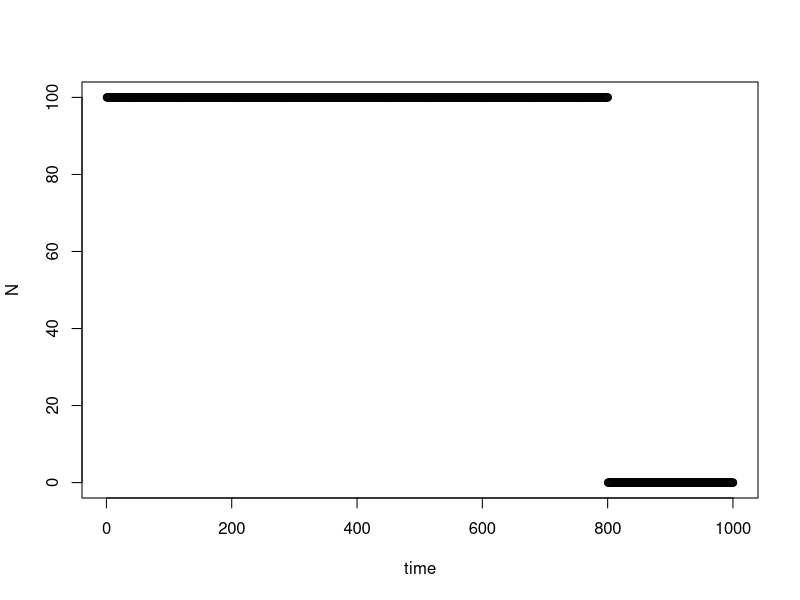
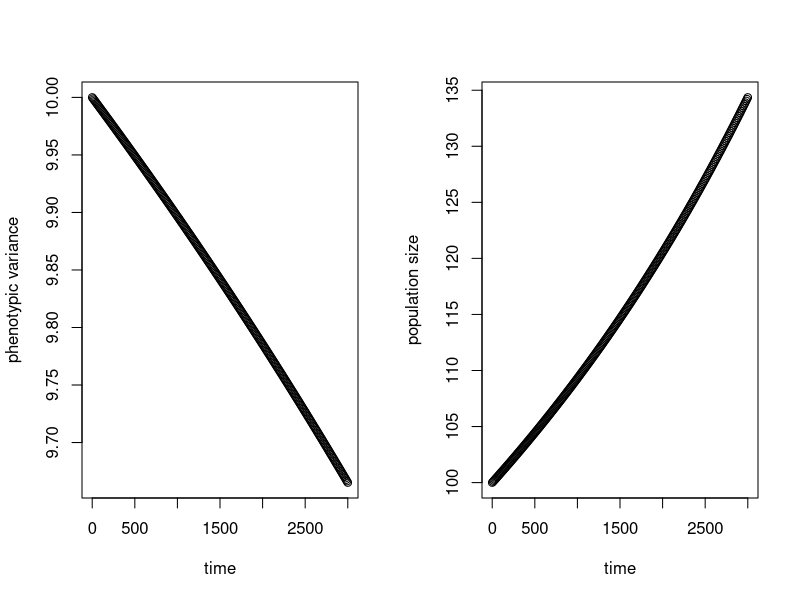
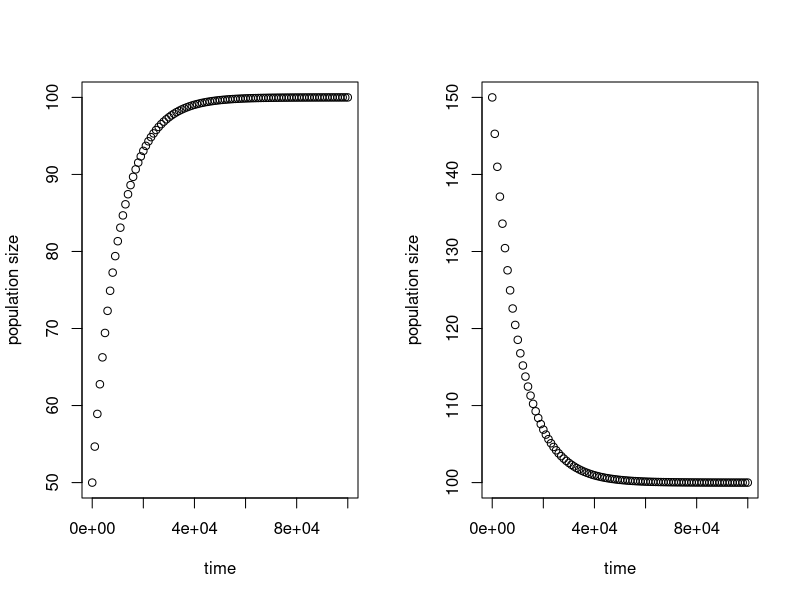
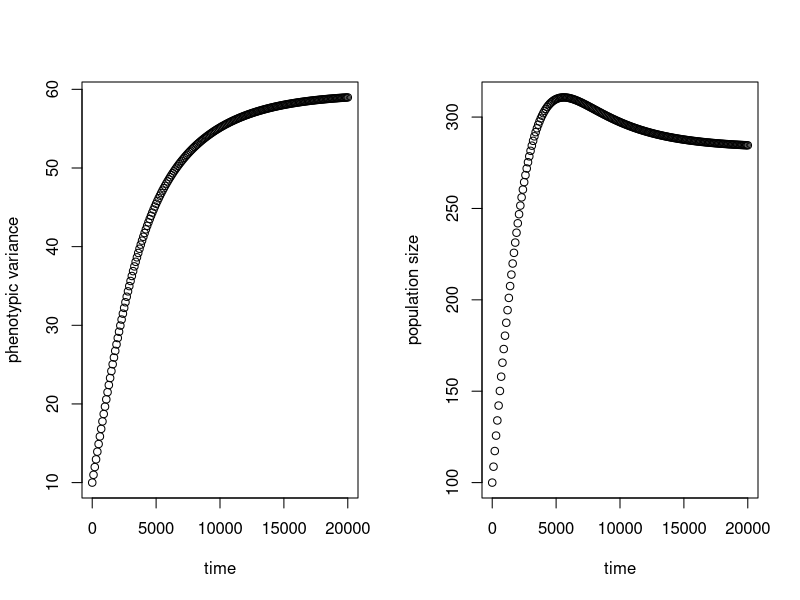
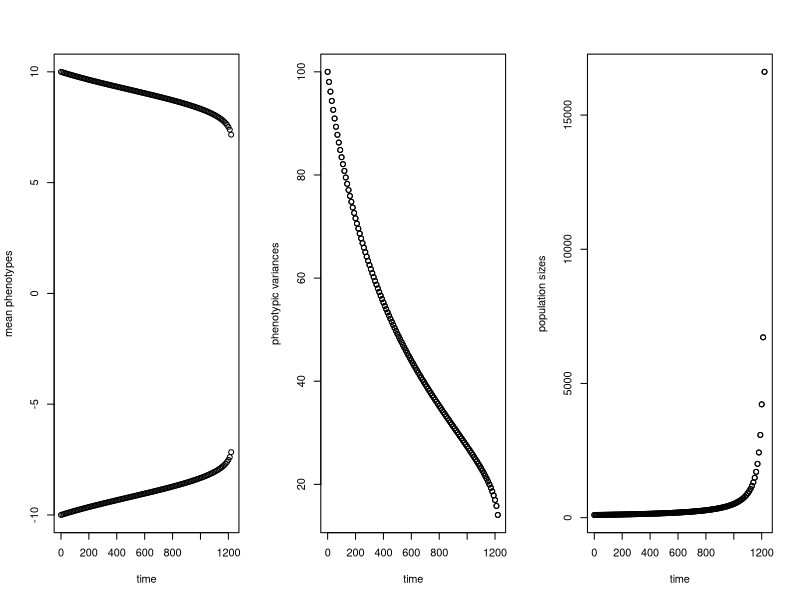
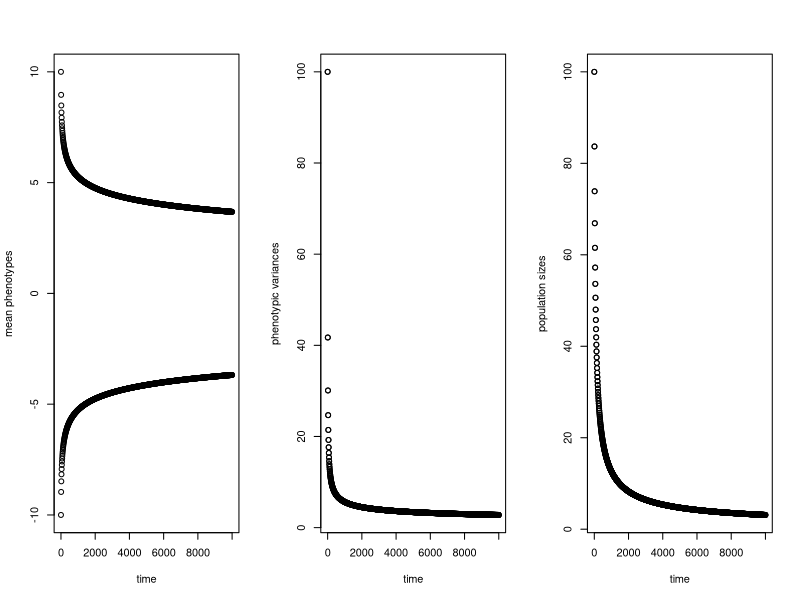
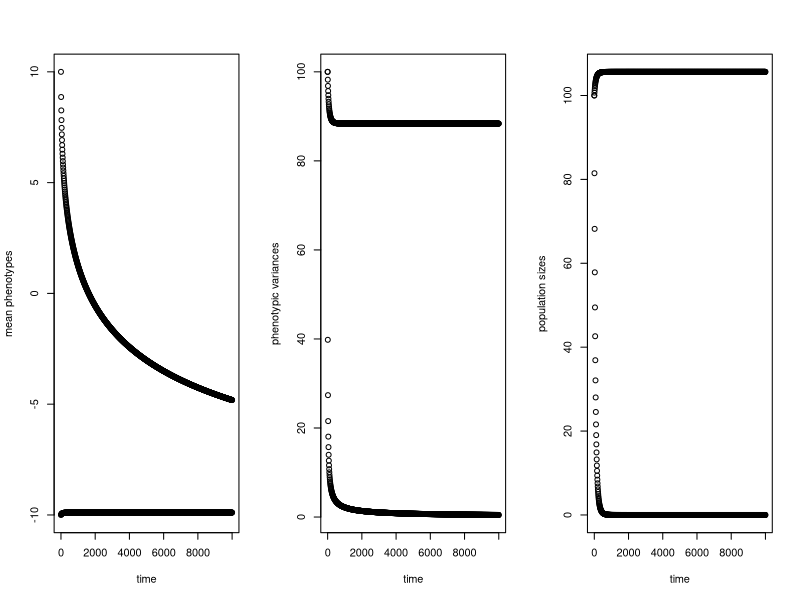
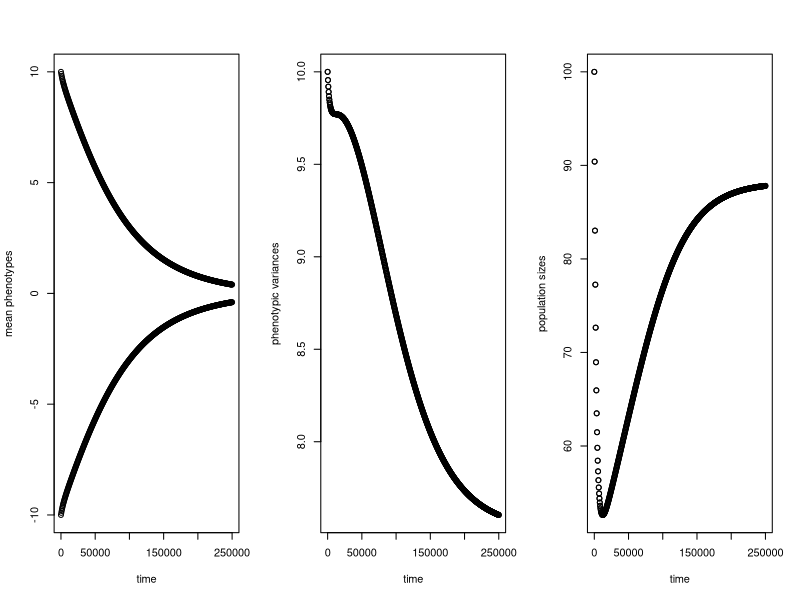

Recreate these plots in R, in order.
## ---- chunk 1
knitr::opts_chunk$set(echo = TRUE)
## ---- chunk 2
time <- 1:1000
N <- c(rep(100,800),rep(0,200))
plot(time,N)
## ---- chunk 3
require(deSolve)
parameters <- c(p=0.01,lnWmax=0.0001,omega=1000)
state      <- c(sigma=10,N=100)
Evolve     <- function(t,state,parameters){
  with(as.list(c(state,parameters)),{
    dsigma <- -p*N*sigma^2/(omega^2+sigma)
    dN <- p*N^2*(lnWmax+log(omega^2/(omega^2+sigma))-(sigma)/(2*omega^2+2*sigma))
    
    list(c(dsigma,dN))
  })
}
times <- seq(0,3000,by=10)
out <- ode(y=state,times=times,func=Evolve,parms=parameters)
times <- out[,"time"]
## ---- chunk 4
par(mfrow=c(1,2))
plot(times,out[,"sigma"],xlab="time",ylab="phenotypic variance")
plot(times,out[,"N"],xlab="time",ylab="population size")
## ---- chunk 5
require(deSolve)
parameters <- c(p=1,lnW1=0.01,lnW2=-0.0001)
state      <- c(N=50)
Evolve     <- function(t,state,parameters){
  with(as.list(c(state,parameters)),{
    dN <- p*N*(lnW1+N*lnW2)/(N+1)
    
    list(c(dN))
  })
}
times <- seq(0,100000,by=1000)
out <- ode(y=state,times=times,func=Evolve,parms=parameters)
times <- out[,"time"]

parameters <- c(p=1,lnW1=0.01,lnW2=-0.0001)
state      <- c(N=150)
Evolve     <- function(t,state,parameters){
  with(as.list(c(state,parameters)),{
    dN <- p*N*(lnW1+N*lnW2)/(N+1)
    
    list(c(dN))
  })
}
times2 <- seq(0,100000,by=1000)
out2 <- ode(y=state,times=times,func=Evolve,parms=parameters)
times2 <- out2[,"time"]
## ---- chunk 6
par(mfrow=c(1,2))
plot(times,out[,"N"],xlab="time",ylab="population size")
plot(times2,out2[,"N"],xlab="time",ylab="population size")
## ---- chunk 7
require(deSolve)
parameters <- c(p=1,lnW1=0.1,lnW2=-0.0001,omega=10000,eta=0.1)
state      <- c(sigma=10,N=100)
Evolve     <- function(t,state,parameters){
  with(as.list(c(state,parameters)),{
    dsigma <- eta^2-p*N*sigma^2/(omega^2+sigma)
    dN <- p*N*(lnW1/(N+1)+N*lnW2/(N+1)+N*log(omega^2/(omega^2+sigma))-N*(sigma)/(2*omega^2+2*sigma))
    
    list(c(dsigma,dN))
  })
}
times <- seq(0,20000,by=100)
out <- ode(y=state,times=times,func=Evolve,parms=parameters)
times <- out[,"time"]
## ---- chunk 8
par(mfrow=c(1,2))
plot(times,out[,"sigma"],xlab="time",ylab="phenotypic variance")
plot(times,out[,"N"],xlab="time",ylab="population size")
## ---- chunk 9
require(deSolve)
parameters <- c(p1=0.01,p2=0.01,lnW1max=0.001,lnW2max=0.001,omega1=1000,omega2=1000)
state      <- c(x=10,y=-10,sigma1=10,sigma2=10,N1=100,N2=100)
Evolve     <- function(t,state,parameters){
  with(as.list(c(state,parameters)),{
    dx <- p1*N2*sigma1^2*(y-x)/(omega1^2+sigma2^2)
    dy <- p2*N1*sigma2^2*(x-y)/(omega2^2+sigma1^2)
    dsigma1 <- -p1*N2*sigma1^4/(omega1^2+sigma2^2)
    dsigma2 <- -p2*N1*sigma2^4/(omega2^2+sigma1^2)
    dN1 <- p1*N1*N2*(lnW1max-((y-x)^2+sigma1^2)/(2*omega1^2+2*sigma2^2))
    dN2 <- p2*N1*N2*(lnW2max-((y-x)^2+sigma2^2)/(2*omega2^2+2*sigma1^2))
    
    list(c(dx,dy,dsigma1,dsigma2,dN1,dN2))
  })
}
times <- seq(0,10000,by=10)
out <- ode(y=state,times=times,func=Evolve,parms=parameters)
times <- out[,"time"]
## ---- chunk 10
par(mfrow=c(1,3))
plot(c(times,times),out[,c("x","y")],xlab="time",ylab="mean phenotypes")
plot(c(times,times),out[,c("sigma1","sigma2")]^2,xlab="time",ylab="phenotypic variances")
plot(c(times,times),out[,c("N1","N2")],xlab="time",ylab="population sizes")
## ---- chunk 11
parameters <- c(p1=0.01,p2=0.01,lnW1max=0.001,lnW2max=0.001,omega1=100,omega2=100)
times <- seq(0,10000,by=10)
out <- ode(y=state,times=times,func=Evolve,parms=parameters)
times <- out[,"time"]
par(mfrow=c(1,3))
plot(c(times,times),out[,c("x","y")],xlab="time",ylab="mean phenotypes")
plot(c(times,times),out[,c("sigma1","sigma2")]^2,xlab="time",ylab="phenotypic variances")
plot(c(times,times),out[,c("N1","N2")],xlab="time",ylab="population sizes")
## ---- chunk 12
parameters <- c(p1=0.01,p2=0.01,lnW1max=0.001,lnW2max=0.001,omega1=100,omega2=1000)
times <- seq(0,10000,by=10)
out <- ode(y=state,times=times,func=Evolve,parms=parameters)
times <- out[,"time"]
par(mfrow=c(1,3))
plot(c(times,times),out[,c("x","y")],xlab="time",ylab="mean phenotypes")
plot(c(times,times),out[,c("sigma1","sigma2")]^2,xlab="time",ylab="phenotypic variances")
plot(c(times,times),out[,c("N1","N2")],xlab="time",ylab="population sizes")
## ---- chunk 13
require(deSolve)
parameters <- c(p1=1,p2=1,p11=1,p22=1,lnW1max=0.00,lnW2max=0.00,lnW22=-0.0001,lnW21=0.01,lnW11=0.01,lnW12=-0.0001,omega1=10000,omega2=10000,omega11=10000,omega22=10000,eta1=0.01,eta2=0.01)
state      <- c(x=10,y=-10,sigma1=10,sigma2=10,N1=100,N2=100)
Evolve     <- function(t,state,parameters){
  with(as.list(c(state,parameters)),{
    dx <- p1*N2*sigma1*(y-x)/(omega1^2+sigma2)
    dy <- p2*N1*sigma2*(x-y)/(omega2^2+sigma1)
    dsigma1 <- eta1^2-sigma1^2*(p1*N2/(omega1^2+sigma2)+p11*N1/(omega11^2+sigma1))
    dsigma2 <- eta2^2-sigma2^2*(p2*N1/(omega2^2+sigma1)+p22*N1/(omega22^2+sigma2))
    dN1 <- p1*N1*N2*(lnW1max-((y-x)^2+sigma1)/(2*omega1^2+2*sigma2))+
      p11*N1*(lnW11/(N1+1)+N1*lnW12/(N1+1)+N1*log(omega11^2/(omega11^2+sigma1))-N1*(sigma1)/(2*omega11^2+2*sigma1))
    dN2 <- p2*N1*N2*(lnW2max-((y-x)^2+sigma2)/(2*omega2^2+2*sigma1))+
      p22*N2*(lnW21/(N2+1)+N2*lnW22/(N2+1)+N2*log(omega22^2/(omega22^2+sigma2))-N2*(sigma2)/(2*omega22^2+2*sigma2))
    
    list(c(dx,dy,dsigma1,dsigma2,dN1,dN2))
  })
}
times <- seq(0,250000,by=500)
out <- ode(y=state,times=times,func=Evolve,parms=parameters)
times <- out[,"time"]
## ---- chunk 14
par(mfrow=c(1,3))
plot(c(times,times),out[,c("x","y")],xlab="time",ylab="mean phenotypes")
plot(c(times,times),out[,c("sigma1","sigma2")],xlab="time",ylab="phenotypic variances")
plot(c(times,times),out[,c("N1","N2")],xlab="time",ylab="population sizes")
## ---- chunk 15
require(deSolve)
parameters <- c(p1=1,p2=1,p11=1,p22=1,lnW1max=0.00,lnW2max=0.00,lnW22=-0.0001,lnW21=0.01,lnW11=0.01,lnW12=-0.0001,omega1=10000,omega2=100000,omega11=1000,omega22=10000,eta1=0.01,eta2=0.01)
state      <- c(x=10,y=-10,sigma1=10,sigma2=10,N1=100,N2=100)
Evolve     <- function(t,state,parameters){
  with(as.list(c(state,parameters)),{
    dx <- p1*N2*sigma1*(y-x)/(omega1^2+sigma2)
    dy <- p2*N1*sigma2*(x-y)/(omega2^2+sigma1)
    dsigma1 <- eta1^2-sigma1^2*(p1*N2/(omega1^2+sigma2)+p11*N1/(omega11^2+sigma1))
    dsigma2 <- eta2^2-sigma2^2*(p2*N1/(omega2^2+sigma1)+p22*N1/(omega22^2+sigma2))
    dN1 <- p1*N1*N2*(lnW1max-((y-x)^2+sigma1)/(2*omega1^2+2*sigma2))+
      p11*N1*(lnW11/(N1+1)+N1*lnW12/(N1+1)+N1*log(omega11^2/(omega11^2+sigma1))-N1*(sigma1)/(2*omega11^2+2*sigma1))
    dN2 <- p2*N1*N2*(lnW2max-((y-x)^2+sigma2)/(2*omega2^2+2*sigma1))+
      p22*N2*(lnW21/(N2+1)+N2*lnW22/(N2+1)+N2*log(omega22^2/(omega22^2+sigma2))-N2*(sigma2)/(2*omega22^2+2*sigma2))
    
    list(c(dx,dy,dsigma1,dsigma2,dN1,dN2))
  })
}
times <- seq(0,5000000,by=10000)
out <- ode(y=state,times=times,func=Evolve,parms=parameters)
times <- out[,"time"]
## ---- chunk 16
par(mfrow=c(1,3))
plot(c(times,times),out[,c("x","y")],xlab="time",ylab="mean phenotypes")
plot(c(times,times),out[,c("sigma1","sigma2")],xlab="time",ylab="phenotypic variances")
plot(c(times,times),out[,c("N1","N2")],xlab="time",ylab="population sizes")
## ---- chunk 17
Fit <- function(x){
  Wmax <- 1.001
  fit <- Wmax*(dnorm(x,-10,6) +  dnorm(x,10,6))
  return(fit)
}

Model <- function(t,phi,parameters){
  deltax <- c(0.5,rep(1,numboxes-1),0.5)
  Flux   <- eta^2*diff(c(0,phi,0))/deltax
  lnW    <- log(Fit(Phenotype))
  rho    <- lnW    - sum(phi*lnW)/sum(phi)
  lng    <- dnorm(Phenotype,Phenotype*phi/sum(phi),s,log=T)
  rnd    <- lng    - sum(phi*lng)/sum(phi)
  dphi   <- diff(Flux)/delx + phi*(0*rho+0*rnd)
  
  list(dphi)
}

eta <- 2
s <- 7
r <- 0.01
delx <- .1
numboxes <- 300
maxT <- 50
Phenotype <- seq(from = -15, by = delx, length.out = numboxes)

phi <- dnorm(Phenotype,0,2)
state <- c(phi=phi)
times <- seq(0,maxT,by=1)

print(system.time(
  out <- ode.1D(state,times,Model,parms=0,nspec=1,names="phi")
))
## ---- chunk 18
image(out,method="filled.contour",grid=Phenotype,xlab="Time",ylab="Phenotype",main="Evolution of Phenotypic Density")
## ---- chunk 19
Fit <- function(x){
  Wmax <- 1.001
  fit <- Wmax*(dnorm(x,-10,6) +  dnorm(x,10,6))
  return(fit)
}

Model <- function(t,phi,parameters){
  deltax <- c(0.5,rep(1,numboxes-1),0.5)
  Flux   <- eta^2*diff(c(0,phi,0))/deltax
  lnW    <- log(Fit(Phenotype))
  rho    <- lnW - sum(phi*lnW)/sum(phi)
  m      <- sum(phi*Phenotype)/sum(phi)
  s      <- sum(phi)/sum(phi*(Phenotype-m)^2)
  lng    <- dnorm(Phenotype,sum(Phenotype*phi)/sum(phi),s,log=T)
  rnd    <- lng - sum(phi*lng)/sum(phi)
  dphi   <- diff(Flux)/delx + phi*(0*rho+rnd)
  
  list(dphi)
}

eta <- 5
s <- 7
r <- 0.01
delx <- .1
numboxes <- 300
maxT <- 100
Phenotype <- seq(from = -15, by = delx, length.out = numboxes)

phi <- dnorm(Phenotype,0,2)
state <- c(phi=phi)
times <- seq(0,maxT,by=1)

print(system.time(
  out <- ode.1D(state,times,Model,parms=0,nspec=1,names="phi")
))
## ---- chunk 20
image(out,method="filled.contour",grid=Phenotype,xlab="Time",ylab="Phenotype",main="Evolution of Phenotypic Density")
## ---- chunk 21
Fit <- function(x){
  Wmax <- 1.001
  fit <- Wmax*(dnorm(x,-10,6) +  dnorm(x,10,6))
  return(fit)
}

MeanMalth <- function(phi){
  lnW <- log(Fit(Phenotype))
  rBar <- sum(phi*lnW)/sum(phi)
  return(rBar)
}

Model <- function(t,phi,parameters){
  deltax <- c(0.5,rep(1,numboxes-1),0.5)
  Flux   <- eta^2*diff(c(0,phi,0))/deltax
  lnW    <- log(Fit(Phenotype))
  rho    <- lnW    - sum(phi*lnW)/sum(phi)
  lng    <- dnorm(Phenotype,Phenotype*phi/sum(phi),s,log=T)
  rnd    <- lng    - sum(phi*lng)/sum(phi)
  dphi   <- diff(Flux)/delx + phi*(rho+0*rnd)
  
  list(dphi)
}

eta <- 2
s <- 7
r <- 0.01
delx <- .1
numboxes <- 300
maxT <- 50
Phenotype <- seq(from = -15, by = delx, length.out = numboxes)

phi <- dnorm(Phenotype,0,2)
state <- c(phi=phi)
times <- seq(0,maxT,by=1)

print(system.time(
  out <- ode.1D(state,times,Model,parms=0,nspec=1,names="phi")
))

## ---- chunk 22
plot(Phenotype,Fit(Phenotype),ylab="Fitness")
## ---- chunk 23
image(out,method="filled.contour",grid=Phenotype,xlab="Time",ylab="Phenotype",main="Evolution of Phenotypic Density")
## ---- chunk 24
Fit <- function(x){
  Wmax <- 1.01
  fit <- Wmax*(dnorm(x,-10,6) +  dnorm(x,10,6))
  return(fit)
}

MeanMalth <- function(phi){
  lnW <- log(Fit(Phenotype))
  rBar <- sum(phi*lnW)/sum(phi)
  return(rBar)
}

Model <- function(t,phi,parameters){
  deltax <- c(0.5,rep(1,numboxes-1),0.5)
  Flux   <- eta^2*diff(c(0,phi,0))/deltax
  lnW    <- log(Fit(Phenotype))
  rho    <- lnW    - sum(phi*lnW)/sum(phi)
  m      <- sum(phi*Phenotype)/sum(phi)
  s      <- 1000*sum(phi)/sum(phi*(Phenotype-m)^2)
  lng    <- dnorm(Phenotype,sum(Phenotype*phi)/sum(phi),s,log=T)
  rnd    <- lng - sum(phi*lng)/sum(phi)
  dphi   <- diff(Flux)/delx + phi*(rho+rnd)
  
  list(dphi)
}

eta <- 2
s <- 7
r <- 0.01
delx <- .1
numboxes <- 300
maxT <- 100
Phenotype <- seq(from = -15, by = delx, length.out = numboxes)

phi <- dnorm(Phenotype,0,2)
state <- c(phi=phi)
times <- seq(0,maxT,by=1)

print(system.time(
  out <- ode.1D(state,times,Model,parms=0,nspec=1,names="phi")
))

## ---- chunk 25
image(out,method="filled.contour",grid=Phenotype,xlab="Time",ylab="Phenotype",main="Evolution of Phenotypic Density")
## ---- chunk 26

Model <- function(t,phi,parameters){
  deltax <- c(0.5,rep(1,numboxes-1),0.5)
  Flux   <- eta^2*diff(c(0,phi,0))/deltax
  lnW    <- log(Fit(Phenotype))
  rho    <- lnW    - sum(phi*lnW)/sum(phi)
  xi     <- smooth[t+1,] - sum(phi*smooth[t+1,])/sum(phi)
  lng    <- dnorm(Phenotype,Phenotype*phi/sum(phi),s,log=T)
  rnd    <- lng    - sum(phi*lng)/sum(phi)
  dphi   <- diff(Flux)/delx + phi*(0*rho+xi+0*rnd)
  
  list(dphi)
}

eta <- 2
s <- 7
r <- 0.01
delx <- .1
numboxes <- 300
maxT <- 50
Phenotype <- seq(from = -15, by = delx, length.out = numboxes)

bumps  <- rnorm(numboxes,0,.5)
smooth <- bumps
for(i in 1:maxT){
  bumps  <- rnorm(numboxes,0,.5)
  NEXTsmooth <- bumps
  smooth <- rbind(smooth,NEXTsmooth)
}

## smooth in space
# bumps  <- rnorm(numboxes,0,1)
# smooth <- convolve(bumps,dnorm(Phenotype,0,1))
# for(i in 1:maxT){
#   bumps  <- rnorm(numboxes,0,1)
#   NEXTsmooth <- convolve(bumps,dnorm(Phenotype,0,1))
#   smooth <- rbind(smooth,NEXTsmooth)
# }

## SMOOTH IN TIME AS WELL
# bumps  <- rnorm(numboxes,0,1)
# smooth <- convolve(bumps,dnorm(Phenotype,0,1))
# NEXTsmooth <- smooth+convolve(rnorm(numboxes,0,1),dnorm(Phenotype,0,1))
# smooth <- rbind(smooth,NEXTsmooth)
# for(i in 2:maxT){
#   NEXTsmooth <- smooth[i,]+convolve(rnorm(numboxes,0,1),dnorm(Phenotype,0,1))
#   smooth <- rbind(smooth,NEXTsmooth)
# }

phi <- dnorm(Phenotype,0,2)
state <- c(phi=phi)
times <- seq(0,maxT,by=1)

print(system.time(
  out <- ode.1D(state,times,Model,parms=0,nspec=1,names="phi")
))
## ---- chunk 27
plot(Phenotype,bumps,ylab="Fitness")
## ---- chunk 28
stuff <- cbind(0:50,smooth)
rownames(stuff) <- NULL
image(stuff,zlim=c(min(smooth),max(smooth)),col=rainbow(n=100,s=.9,v=1,alpha=.9),xlab="Time",ylab="Phenotype",main="Stochastic Selection")
## ---- chunk 29
image(out,method="filled.contour",grid=Phenotype,xlab="Time",ylab="Phenotype",main="Evolution of Phenotypic Density")
## ---- chunk 30

Model <- function(t,phi,parameters){
  deltax <- c(0.5,rep(1,numboxes-1),0.5)
  Flux   <- eta^2*diff(c(0,phi,0))/deltax
  lnW    <- log(Fit(Phenotype))
  rho    <- lnW    - sum(phi*lnW)/sum(phi)
  xi     <- smooth[t+1,] - sum(phi*smooth[t+1,])/sum(phi)
  m      <- sum(phi*Phenotype)/sum(phi)
  s      <- 100*sum(phi)/sum(phi*(Phenotype-m)^2)
  lng    <- dnorm(Phenotype,sum(Phenotype*phi)/sum(phi),s,log=T)
  rnd    <- lng - sum(phi*lng)/sum(phi)
  dphi   <- diff(Flux)/delx + phi*(0*rho+xi+rnd)
  
  list(dphi)
}

eta <- 2
s <- 7
r <- 0.01
delx <- .1
numboxes <- 300
maxT <- 50
Phenotype <- seq(from = -15, by = delx, length.out = numboxes)

bumps  <- rnorm(numboxes,0,.5)
smooth <- bumps
for(i in 1:maxT){
  bumps  <- rnorm(numboxes,0,.5)
  NEXTsmooth <- bumps
  smooth <- rbind(smooth,NEXTsmooth)
}

## smooth in space
# bumps  <- rnorm(numboxes,0,1)
# smooth <- convolve(bumps,dnorm(Phenotype,0,1))
# for(i in 1:maxT){
#   bumps  <- rnorm(numboxes,0,1)
#   NEXTsmooth <- convolve(bumps,dnorm(Phenotype,0,1))
#   smooth <- rbind(smooth,NEXTsmooth)
# }

## SMOOTH IN TIME AS WELL
# bumps  <- rnorm(numboxes,0,1)
# smooth <- convolve(bumps,dnorm(Phenotype,0,1))
# NEXTsmooth <- smooth+convolve(rnorm(numboxes,0,1),dnorm(Phenotype,0,1))
# smooth <- rbind(smooth,NEXTsmooth)
# for(i in 2:maxT){
#   NEXTsmooth <- smooth[i,]+convolve(rnorm(numboxes,0,1),dnorm(Phenotype,0,1))
#   smooth <- rbind(smooth,NEXTsmooth)
# }

phi <- dnorm(Phenotype,0,2)
state <- c(phi=phi)
times <- seq(0,maxT,by=1)

print(system.time(
  out <- ode.1D(state,times,Model,parms=0,nspec=1,names="phi")
))
## ---- chunk 31
image(out,method="filled.contour",grid=Phenotype,xlab="Time",ylab="Phenotype",main="Evolution of Phenotypic Density")
## ---- chunk 32

Model <- function(t,phi,parameters){
  deltax <- c(0.5,rep(1,numboxes-1),0.5)
  Flux   <- eta^2*diff(c(0,phi,0))/deltax
  lnW    <- log(Fit(Phenotype))
  rho    <- lnW    - sum(phi*lnW)/sum(phi)
  xi     <- smooth[t+1,] - sum(phi*smooth[t+1,])/sum(phi)
  lng    <- dnorm(Phenotype,Phenotype*phi/sum(phi),s,log=T)
  rnd    <- lng    - sum(phi*lng)/sum(phi)
  dphi   <- diff(Flux)/delx + phi*(rho+xi+0*rnd)
  
  list(dphi)
}

eta <- 2
s <- 7
r <- 0.01
delx <- .1
numboxes <- 300
maxT <- 50
Phenotype <- seq(from = -15, by = delx, length.out = numboxes)

# bumps  <- rnorm(numboxes,0,.1)
# smooth <- convolve(bumps,dnorm(Phenotype,0,1))
# for(i in 1:maxT){
#   bumps  <- rnorm(numboxes,0,.1)
#   NEXTsmooth <- convolve(bumps,dnorm(Phenotype,0,1))
#   smooth <- rbind(smooth,NEXTsmooth)
# }

bumps  <- rnorm(numboxes,0,.5)
smooth <- bumps
for(i in 1:maxT){
  bumps  <- rnorm(numboxes,0,.5)
  NEXTsmooth <- bumps
  smooth <- rbind(smooth,NEXTsmooth)
}

phi <- dnorm(Phenotype,0,2)
state <- c(phi=phi)
times <- seq(0,maxT,by=1)

print(system.time(
  out <- ode.1D(state,times,Model,parms=0,nspec=1,names="phi")
))
## ---- chunk 33
together <- NULL
for(i in 1:51){
  together <- rbind(together,smooth[i,]*Fit(Phenotype))
}
stuff <- cbind(0:50,together)
image(stuff,zlim=c(min(together),max(together)),col=rainbow(n=100,s=.9,v=1,alpha=.9),xlab="Time",ylab="Phenotype",main="Stochastic Selection")
## ---- chunk 34
image(out,method="filled.contour",grid=Phenotype,xlab="Time",ylab="Phenotype",main="Evolution of Phenotypic Density")
## ---- chunk 35
# require(spate)
# # might need > sudo apt-get install fftw3 fftw3-dev pkg-config
# StartVal <- rep(0,100^2)
# StartVal[75*100+75] <- 1000
# par <- c(rho0=0.05,sigma2=0.7^2,zeta=-log(0.99),rho1=0.06,gamma=3,alpha=pi/4,muX=-0.1,muY=-0.1,tau2=0.00001)
# spateSim <- spate.sim(par=par,n=100,T=5,StartVal=StartVal,seed=1)
# plot(spateSim,mfrow=c(1,5),mar=c(2,2,2,2),indScale=TRUE,cex.axis=1.5,cex.main=2)
